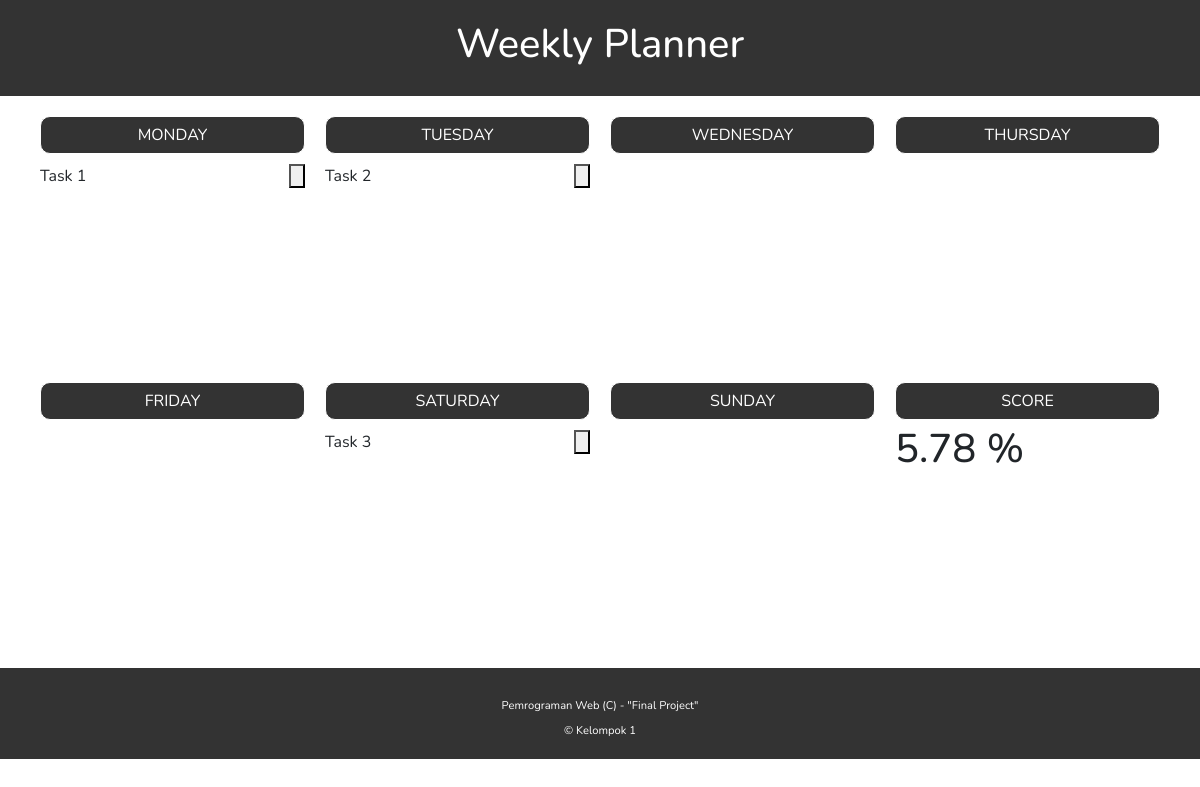
Page /task/ on the committed database.
### task/models.py (models this page shows)
class Task(models.Model):
    date = models.DateField()
    title = models.CharField(max_length=255)
    initial = models.IntegerField(default=0)
    target = models.IntegerField(default=1)
    weight = models.IntegerField(default=1)

### task/views.py (the view)
# urls.py: path('', ListViewWeeklyTask.as_view(), name='list'),
class ListViewWeeklyTask(View):
    def get(self, request):
        allTask = Task.objects.all()
        date = [[],[],[],[],[],[],[]]
        cumulative_progress = 0
        max_weight = 1
        for i in allTask:
            max_weight = max(max_weight, i.weight)
        for i in allTask:
            cumulative_progress += int(i.initial)/int(i.target) * (i.weight/max_weight)
            date[i.date.weekday()].append(i)
        cumulative_progress /= max(1,allTask.count())
        context = {
            'score': round(cumulative_progress * 100, 2),
            'monday': date[0],
            'tuesday': date[1],
            'wednesday': date[2],
            'thursday': date[3],
            'friday': date[4],
            'saturday': date[5],
            'sunday': date[6]
        }
        return render(request, 'test.html', context)

### templates/test.html (shortened to what this page needs)
{% extends 'BASE.html' %}
{% block content %}
<div class="container">
    <div class="container-in">
        <div class="d-container">
            <div class="judul">
                <button type="button" class="btn d-title" data-bs-toggle="modal" data-bs-target="#addModal">
                    MONDAY
                </button>
            </div>
            <div class="isian overflow-auto">
                {% for i in monday %}
                <div class="d-content">
                    <div class="d-content-text btn-detail" data-id={{i.id}}>{{i.title}}</div>
                    <button type="button" class="gg-remove d-content-delete btn-delete" data-id={{i.id}} data-bs-toggle="modal"
                        data-bs-target="#deleteModal"></button>
                </div>
                {% endfor %}
            </div>
        </div>
        <div class="d-container">
            <div class="judul">
                <button type="button" class="btn d-title" data-bs-toggle="modal" data-bs-target="#addModal">
                    TUESDAY
                </button>
            </div>
            <div class="isian overflow-auto">
            {% for i in tuesday %}
                <div class="d-content">
                    <div class="d-content-text btn-detail" data-id={{i.id}}>{{i.title}}</div>
                    <button type="button" class="gg-remove d-content-delete btn-delete" data-id={{i.id}} data-bs-toggle="modal"
                        data-bs-target="#deleteModal"></button>
                </div>
            {% endfor %}
            </div>
        </div>
        <div class="d-container">
            <div class="judul">
                <button type="button" class="btn d-title" data-bs-toggle="modal" data-bs-target="#addModal">
                    WEDNESDAY
                </button>
            </div>
            <div class="isian overflow-auto">
            </div>
        </div>
        <div class="d-container">
            <div class="judul">
                <button type="button" class="btn d-title" data-bs-toggle="modal" data-bs-target="#addModal">
                    THURSDAY
                </button>
            </div>
            <div class="isian overflow-auto">
            </div>
        </div>
    </div>
    <div class="container-in">
        <div class="d-container">
            <div class="judul">
                <button type="button" class="btn d-title" data-bs-toggle="modal" data-bs-target="#addModal">
                    FRIDAY
                </button>
            </div>
            <div class="isian overflow-auto">
            </div>
        </div>
        <div class="d-container">
            <div class="judul">
                <button type="button" class="btn d-title" data-bs-toggle="modal" data-bs-target="#addModal">
                    SATURDAY
                </button>
            </div>
            <div class="isian overflow-auto">
                {% for i in saturday %}
                <div class="d-content">
                    <div class="d-content-text btn-detail" data-id={{i.id}}>{{i.title}}</div>
                    <button type="button" class="gg-remove d-content-delete btn-delete" data-id={{i.id}} data-bs-toggle="modal"
                        data-bs-target="#deleteModal"></button>
                </div>
                {% endfor %}
            </div>
        </div>
        <div class="d-container">
            <div class="judul">
                <button type="button" class="btn d-title" data-bs-toggle="modal" data-bs-target="#addModal">
                    SUNDAY
                </button>
            </div>
            <div class="isian overflow-auto">
            </div>
        </div>
        <div class="d-container">
            <div class="judul">
                <button type="button" class="btn d-title" data-bs-toggle="modal" data-bs-target="#addModal">
                    SCORE
                </button>
            </div>
            <div class="isian overflow-auto">
                <div class="align-middle">
                    <h1>{{score}} %</h1>
                </div>
            </div>
        </div>
    </div>
</div>
{% endblock %}

### templates/BASE.html (style rules this page uses)
body { font-family: 'Nunito', sans-serif; }

### templates/test.html (style rules this page uses)
.container { margin: 20px auto; padding: 0; }
.container-in { display: flex; height: 266px; }
.isian { margin: 5px 0; height: 210px; }
.d-container { width: 25%; padding: 0 10px; }
.d-title { width: 100%; background-color: #333; text-align: center; border-style: solid; border-color: white; border-radius: 10px; color: white; }
.d-content { margin: 5px 0; display: flex; justify-content: space-between; }
.d-content-text { padding: auto 0; }

### rows in the picture
Task: title "Task 1"
Task: title "Task 2"
Task: title "Task 3"

### other values in the picture
{{ score }} "5.78"
